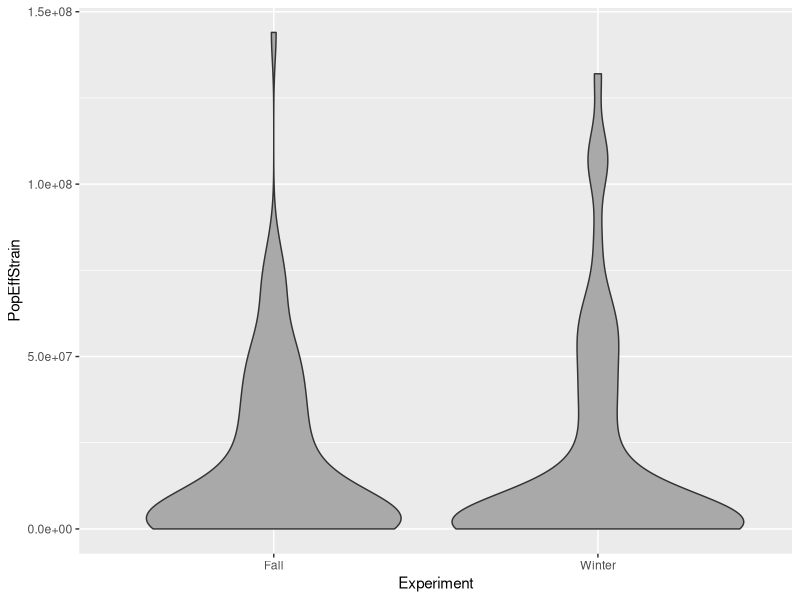

This figure's R source:
## ---- chunk 1
knitr::opts_chunk$set(tidy = FALSE, fig.height=4, echo=FALSE)
options(stringsAsFactors = FALSE)
library(dplyr)
library(ggplot2)
## ---- chunk 2
setwd("~/Dropbox/gradschool/paperAnalysis/Regus2014/data")
nodCulturing.df <- read.csv("Regus2014_TableS6.tsv", header= TRUE, sep="\t")
## ---- chunk 3
head(nodCulturing.df)
## ---- chunk 4
ggplot(nodCulturing.df, aes(x=Experiment, y=PopEffStrain)) + geom_violin(fill="darkgrey")
